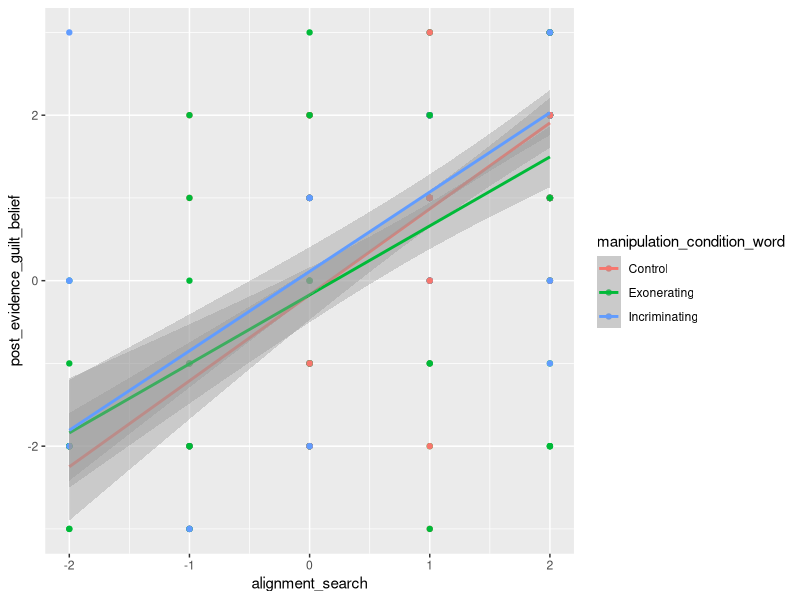
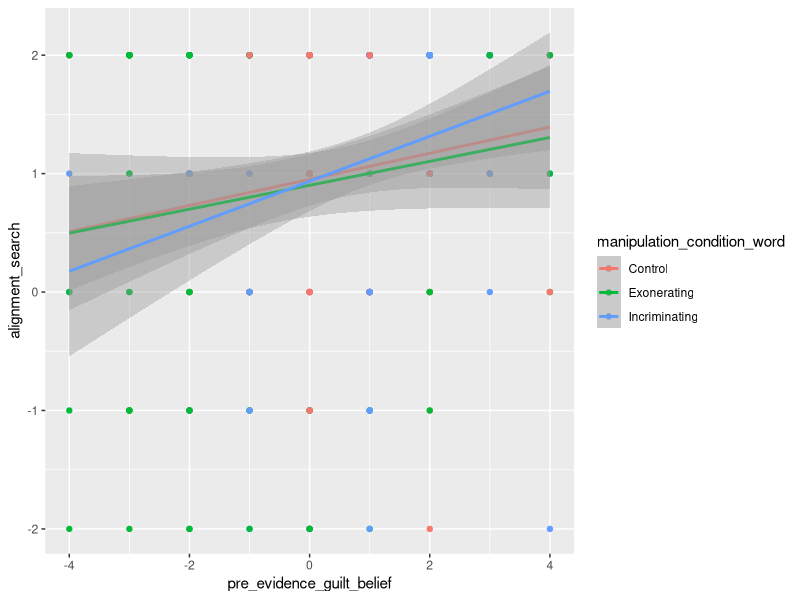
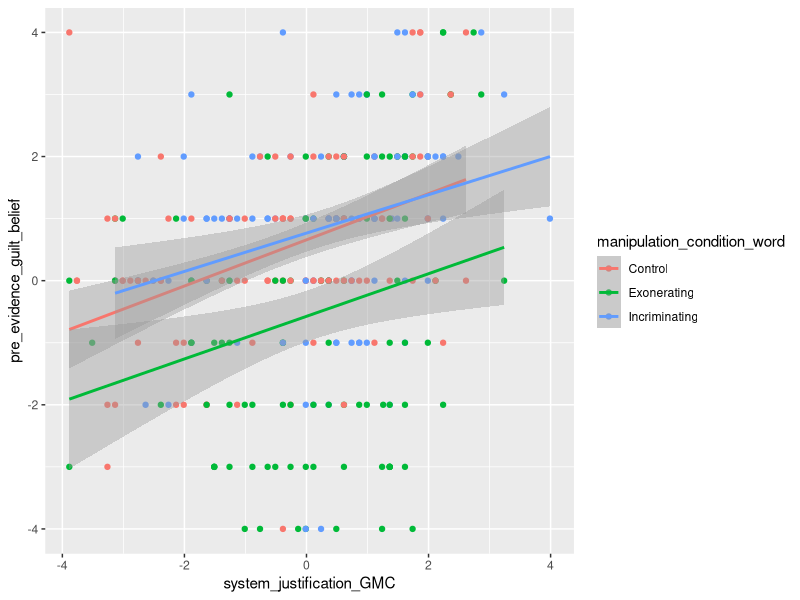

Reproduce these figures in R, in order. (Note: this script raises an error after producing the figures.)
## ---- chunk 1
library(dplyr)
library(tidyverse)
library(magrittr)

df_study1 <- read.csv("pilot1_cleaned.csv")
df_study2 <- read.csv("pilot2_cleaned.csv")

df_study2_filtered <- df_study2 %>% dplyr::filter(manipulation_condition_word!="Control")
## ---- chunk 2
#which study are we looking at?
df <- df_study2

sd(df_study2$alignment_search)
## ---- chunk 3
#path b2
summary(lm(post_evidence_guilt_belief ~ alignment_search * manipulation_condition +
             pre_evidence_guilt_belief, df))

ggplot(df, 
       aes(x = alignment_search, y = post_evidence_guilt_belief, color = manipulation_condition_word)) +
  geom_point() + 
  geom_smooth(method = "lm")
## ---- chunk 4
#path b1
summary(lm(alignment_search ~ manipulation_condition * pre_evidence_guilt_belief, df))

ggplot(df, 
       aes(x = pre_evidence_guilt_belief, y = alignment_search, color = manipulation_condition_word)) +
  geom_point() + 
  geom_smooth(method = "lm")
## ---- chunk 5
#path a

model1 <- lm(pre_evidence_guilt_belief ~ 
             manipulation_condition * system_justification_GMC + 
             right_wing_authoritarianism_GMC + 
             #need_for_cognition_GMC +
             social_dominance_orientation_GMC + 
             political_orientation, 
           df)

summary(model1)

ggplot(df, 
       aes(x = system_justification_GMC, y = pre_evidence_guilt_belief, color = manipulation_condition_word)) +
  geom_point() + 
  geom_smooth(method = "lm")



model2 <- lm(pre_evidence_guilt_belief ~ 
             manipulation_condition * 
             (system_justification_GMC + 
             right_wing_authoritarianism_GMC + 
             #need_for_cognition_GMC +
             social_dominance_orientation_GMC) + 
             political_orientation, 
           df)

summary(model2)

BIC(model1, model2)

#model1 breakdown for study 2
df$manipulation_condition_f <- as.factor(df$manipulation_condition)
df$manipulation_condition_f <- relevel(df$manipulation_condition_f, ref = "0.5") # "-0.5" ; "0" ; "0.5"

model1 <- lm(pre_evidence_guilt_belief ~ 
             manipulation_condition_f * system_justification_GMC + 
             right_wing_authoritarianism_GMC + 
             #need_for_cognition_GMC +
             social_dominance_orientation_GMC + 
             political_orientation, 
           df)

summary(model1)

## ---- chunk 6
#full model: study 1
library(lavaan)

#X1: manipulation_condition
#X2: system_justification_GMC

#M1: pre_evidence_guilt_belief

#M2: alignment_search

#Y1: post_evidence_similarity
#Y2: post_evidence_match (STUDY 1 ONLY)
#Y3: post_evidence_guilt_belief (STUDY 1 ONLY)

#covar1: right_wing_authoritarianism_GMC
#covar2: social_dominance_orientation_GMC
#covar3: political_orientation
#covar4: need_for_cognition_GMC (STUDY 1 ONLY)

model <- '
  # --- Regressions ---
  pre_evidence_guilt_belief ~ a1*manipulation_condition + a2*system_justification_GMC +
                              right_wing_authoritarianism_GMC + social_dominance_orientation_GMC +
                              political_orientation + need_for_cognition_GMC +
                              manipulation_condition:system_justification_GMC

  alignment_search ~ d*pre_evidence_guilt_belief + manipulation_condition +
                     manipulation_condition:pre_evidence_guilt_belief

  post_evidence_similarity ~ b1*alignment_search + c1*manipulation_condition +
                             pre_evidence_guilt_belief + alignment_search:manipulation_condition +
                             right_wing_authoritarianism_GMC + social_dominance_orientation_GMC +
                             political_orientation + need_for_cognition_GMC

  post_evidence_match ~ b2*alignment_search + c2*manipulation_condition +
                        pre_evidence_guilt_belief + alignment_search:manipulation_condition +
                        right_wing_authoritarianism_GMC + social_dominance_orientation_GMC +
                        political_orientation + need_for_cognition_GMC

  post_evidence_guilt_belief ~ b3*alignment_search + c3*manipulation_condition +
                               pre_evidence_guilt_belief + alignment_search:manipulation_condition +
                               right_wing_authoritarianism_GMC + social_dominance_orientation_GMC +
                               political_orientation + need_for_cognition_GMC

  # --- Covariate correlations ---
  system_justification_GMC ~~ right_wing_authoritarianism_GMC + social_dominance_orientation_GMC +
                              political_orientation + need_for_cognition_GMC
  right_wing_authoritarianism_GMC ~~ social_dominance_orientation_GMC + political_orientation + need_for_cognition_GMC
  social_dominance_orientation_GMC ~~ political_orientation + need_for_cognition_GMC
  political_orientation ~~ need_for_cognition_GMC

  # --- Indirect effects ---
  ind_X1_Y1 := a1 * d * b1
  ind_X1_Y2 := a1 * d * b2
  ind_X1_Y3 := a1 * d * b3
  ind_X2_Y1 := a2 * d * b1
  ind_X2_Y2 := a2 * d * b2
  ind_X2_Y3 := a2 * d * b3
'


## ---- chunk 7
#full model: study 2
library(lavaan)

#X1: manipulation_condition
#X2: system_justification_GMC

#M1: pre_evidence_guilt_belief

#M2: alignment_search

#Y1: post_evidence_similarity

#covar1: right_wing_authoritarianism_GMC
#covar2: social_dominance_orientation_GMC
#covar3: political_orientation

df$manipulation_condition_f <- relevel(df$manipulation_condition_f, ref = "0")

model <- '
  # --- Regressions ---
  pre_evidence_guilt_belief ~ a1*manipulation_condition + a2*system_justification_GMC +
                              right_wing_authoritarianism_GMC + 
                              social_dominance_orientation_GMC +
                              political_orientation +
                              manipulation_condition:system_justification_GMC

  alignment_search ~ d*pre_evidence_guilt_belief + manipulation_condition +
                     manipulation_condition:pre_evidence_guilt_belief

  post_evidence_guilt_belief ~ b1*alignment_search + c1*manipulation_condition +
                               pre_evidence_guilt_belief +
                               alignment_search:manipulation_condition +
                               right_wing_authoritarianism_GMC + 
                               social_dominance_orientation_GMC +
                               political_orientation

  # --- Covariate correlations ---
  system_justification_GMC ~~ right_wing_authoritarianism_GMC + 
                              social_dominance_orientation_GMC +
                              political_orientation
  right_wing_authoritarianism_GMC ~~ social_dominance_orientation_GMC + 
                                    political_orientation
  social_dominance_orientation_GMC ~~ political_orientation

  # --- Indirect effects ---
  ind_X1_Y := a1 * d * b1
  ind_X2_Y := a2 * d * b1
'

## ---- chunk 8
fit <- sem(model, data = df, se = "bootstrap", bootstrap = 5000)
summary(fit, standardized = TRUE, rsquare = TRUE)
## ---- chunk 9
#study 1: PROCESS
process(data = df_study1,
        y = "post_evidence_guilt_belief", #"post_evidence_similarity" ; "post_evidence_match" ; "post_evidence_guilt_belief"
        x = "system_justification_GMC",
        m = c("pre_evidence_guilt_belief", "alignment_search"),
        cov = c("manipulation_condition",
                "right_wing_authoritarianism_GMC",
                "social_dominance_orientation_GMC",
                "need_for_cognition_GMC",
                "political_orientation"),
        model = 6)
## ---- chunk 10
#study 2: PROCESS
process(data = df_study2,
        y = "post_evidence_guilt_belief",
        x = "system_justification_GMC",
        m = c("pre_evidence_guilt_belief", "alignment_search"),
        cov = c("manipulation_condition",
                "right_wing_authoritarianism_GMC",
                "social_dominance_orientation_GMC",
                "political_orientation"),
        model = 6)
